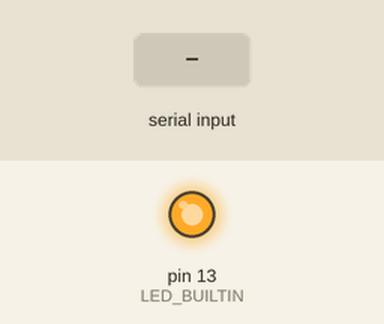
Recording of a sketch running on a simulated Arduino Uno, built with avr-gcc and run on an emulated ATmega328P. On the bench: output pins drawn as LEDs (lit = HIGH). Inputs (shaded band) come from the test bench.

Above: at 1.2 s.
1.3 s: "f" received over the second serial link
At 2.5 s:
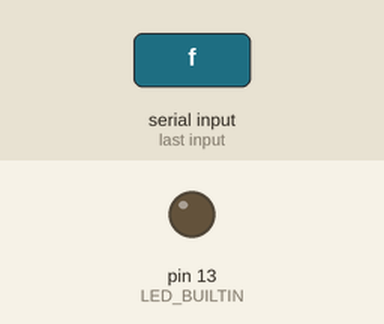
2.8 s: "o" received over the second serial link
At 3.8 s:
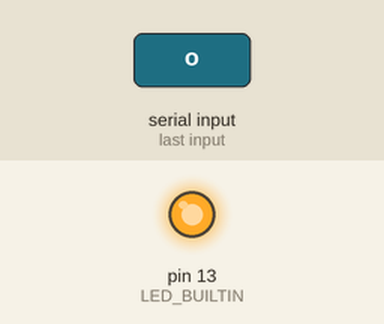
Timing chart, 0 to 5.8 s (numbered marks = the images above; inputs shaded):
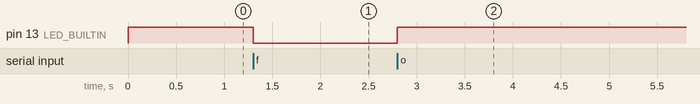

Measured:
- after the input at 1.3 s, pin 13 (LED_BUILTIN): HIGH → LOW at once
- after the input at 2.8 s, pin 13 (LED_BUILTIN): LOW → HIGH at once

The sketch:

LightComms.ino
```cpp
/*    Arduino Long Range Wireless Communication using HC-12
                      Example 01
   by Dejan Nedelkovski, www.HowToMechatronics.com
*/
#include <SoftwareSerial.h>

SoftwareSerial HC12(10, 11); // HC-12 TX Pin, HC-12 RX Pin

char incomingByte;

void setup() {
  Serial.begin(9600);             // Serial port to computer
  HC12.begin(9600);               // Serial port to HC12
  pinMode(LED_BUILTIN, OUTPUT);
  digitalWrite(LED_BUILTIN, HIGH);
}
void loop() {
  while (HC12.available()) {        // If HC-12 has data
    incomingByte = HC12.read();
  }

  if  (incomingByte == 'o') {
    digitalWrite(LED_BUILTIN, HIGH);
  }

  if (incomingByte == 'f') {
    digitalWrite(LED_BUILTIN, LOW);
  }

}
```
